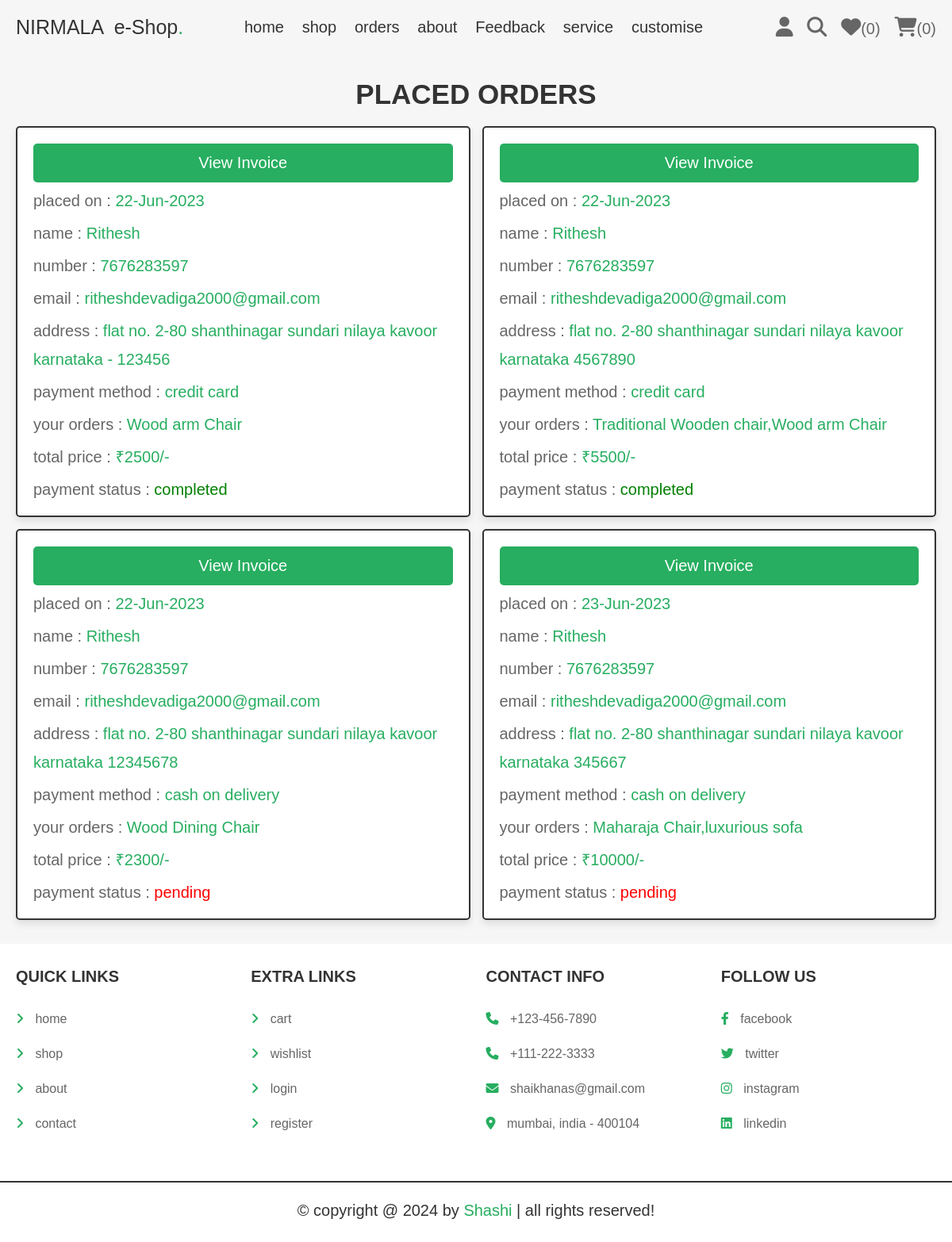
The app's page /orders.php (signed in) with its own data.
### tables this page shows
CREATE TABLE `orders` (
  `id` int(100) NOT NULL,
  `user_id` int(100) NOT NULL,
  `name` varchar(100) NOT NULL,
  `number` varchar(12) NOT NULL,
  `email` varchar(100) NOT NULL,
  `method` varchar(50) NOT NULL,
  `address` varchar(500) NOT NULL,
  `products_price` varchar(1000) NOT NULL,
  `quantity` varchar(1000) NOT NULL,
  `total_products` varchar(1000) NOT NULL,
  `total_price` int(100) NOT NULL,
  `placed_on` varchar(50) NOT NULL,
  `payment_status` varchar(20) NOT NULL DEFAULT 'pending',
  `status` varchar(50) NOT NULL DEFAULT 'notcancelled',
  `cname` varchar(200) NOT NULL,
  `cnumber` bigint(100) NOT NULL,
  `cmonth` varchar(100) NOT NULL,
  `cyear` varchar(200) NOT NULL,
  `cvv` int(3) NOT NULL
);

### orders.php (the view, shortened to what this page needs)
<?php
@include 'config.php';
$user_id = $_SESSION['user_id'];
   ?>
<!DOCTYPE html>
<html lang="en">
<head>
   <link rel="stylesheet" href="https://cdnjs.cloudflare.com/ajax/libs/font-awesome/6.1.1/css/all.min.css">
   <link rel="stylesheet" href="css/style.css">
</head>
<body>
<?php include 'header.php'; ?>
<section class="placed-orders">
   <h1 class="title">placed orders</h1>
   <div class="box-container">
   <?php
      $status="notcancelled";
      $select_orders = $conn->prepare("SELECT * FROM `orders` WHERE user_id = ? AND status=?");
      $select_orders->execute([$user_id,$status]);
      if($select_orders->rowCount() > 0){
         while($fetch_orders = $select_orders->fetch(PDO::FETCH_ASSOC)){
   ?>
   <div class="box">
      <a class="btn" href="admininv.php?order_id=<?= $fetch_orders['id'];?>">View Invoice</a>
      <p> placed on : <span><?= $fetch_orders['placed_on']; ?></span> </p>
      <p> name : <span><?= $fetch_orders['name']; ?></span> </p>
      <p> number : <span><?= $fetch_orders['number']; ?></span> </p>
      <p> email : <span><?= $fetch_orders['email']; ?></span> </p>
      <p> address : <span><?= $fetch_orders['address']; ?></span> </p>
      <p> payment method : <span><?= $fetch_orders['method']; ?></span> </p>
      <p> your orders : <span><?= $fetch_orders['total_products']; ?></span> </p>
      <p> total price : <span>₹<?= $fetch_orders['total_price']; ?>/-</span> </p>
      <p> payment status : <span style="color:<?php if($fetch_orders['payment_status'] == 'pending'){ echo 'red'; }else{ echo 'green'; }; ?>"><?= $fetch_orders['payment_status']; ?></span> </p>
   </div>
   <?php
      }
   }else{
      echo '<p class="empty">no orders placed yet!</p>';
   }
   ?>
   </div>
</section>
<?php include '../footer.php'; ?>
</body>
</html>

### css/style.css (style rules this page uses)
.placed-orders .box-container { display: flex; flex-wrap: wrap; gap:1.5rem; align-items: flex-start; }
.placed-orders .box-container .box { padding:1rem 2rem; flex:1 1 40rem; border:var(--border); background-color: var(--white); box-shadow: var(--box-shadow); border-radius: .5rem; }
.placed-orders .box-container .box p { margin:.5rem 0; line-height: 1.8; font-size: 2rem; color:var(--light-color); }
.placed-orders .box-container .box p span { color:var(--green); }
.placed-orders .box-container .box .btn { color:var(--white); }

### css/components.css (style rules this page uses)
:root { --green:#27ae60; --orange:#f39c12; --red:#e74c3c; --black:#333; --light-color:#666; --white:#fff; --light-bg:#f6f6f6; --border:.2rem solid var(--black); --box-shadow:0 .5rem 1rem rgba(0,0,0,.1); }
* { font-family: 'Rubik', sans-serif; margin:0; padding:0; box-sizing: border-box; outline: none; border:none; text-decoration: none; color:var(--black); }
body { background-color: var(--light-bg); }
html { font-size: 62.5%; overflow-x: hidden; scroll-behavior: smooth; scroll-padding-top: 6.5rem; }
section { padding:3rem 2rem; max-width: 1200px; margin:0 auto; }
.btn, .delete-btn, .option-btn { display: block; width: 100%; margin-top: 1rem; border-radius: .5rem; color:var(--white); font-size: 2rem; padding:1.3rem 3rem; text-transform: capitalize; cursor: pointer; text-align: center; }
.btn { background-color: var(--green); }
.title { text-align: center; margin-bottom: 2rem; text-transform: uppercase; color:var(--black); font-size: 3.5rem; }

### records on screen
orders: placed_on "22-Jun-2023", name "Rithesh", number "7676283597", email "ritheshdevadiga2000@gmail.com", address "flat no. 2-80 shanthinagar sundari nilaya kavoor karnataka - 123456", method "credit card", total_products "Wood arm Chair", total_price "2500", payment_status "completed"
orders: placed_on "22-Jun-2023", name "Rithesh", number "7676283597", email "ritheshdevadiga2000@gmail.com", address "flat no. 2-80 shanthinagar sundari nilaya kavoor karnataka 4567890", method "credit card", total_products "Traditional Wooden chair,Wood arm Chair", total_price "5500", payment_status "completed"
orders: placed_on "22-Jun-2023", name "Rithesh", number "7676283597", email "ritheshdevadiga2000@gmail.com", address "flat no. 2-80 shanthinagar sundari nilaya kavoor karnataka 12345678", method "cash on delivery", total_products "Wood Dining Chair", total_price "2300", payment_status "pending"
orders: placed_on "23-Jun-2023", name "Rithesh", number "7676283597", email "ritheshdevadiga2000@gmail.com", address "flat no. 2-80 shanthinagar sundari nilaya kavoor karnataka 345667", method "cash on delivery", total_products "Maharaja Chair,luxurious sofa", total_price "10000", payment_status "pending"

### other values on screen
$count_wishlist_items->rowCount() "0"
$count_cart_items->rowCount() "0"
